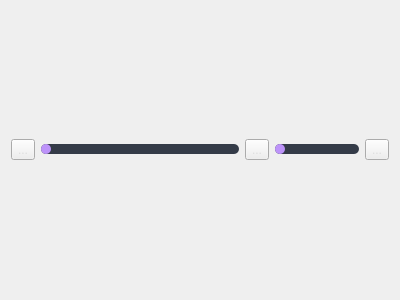
<?xml version="1.0" encoding="UTF-8"?>
<ui version="4.0">
 <class>VideoControls</class>
 <widget class="QWidget" name="VideoControls">
  <property name="geometry">
   <rect>
    <x>0</x>
    <y>0</y>
    <width>400</width>
    <height>300</height>
   </rect>
  </property>
  <property name="sizePolicy">
   <sizepolicy hsizetype="Maximum" vsizetype="Minimum">
    <horstretch>0</horstretch>
    <verstretch>0</verstretch>
   </sizepolicy>
  </property>
  <property name="windowTitle">
   <string>Form</string>
  </property>
  <property name="styleSheet">
   <string notr="true">/* /////////////////////////////////////////////////////////////////////////////////////////////////

SET APP STYLESHEET - FULL STYLES HERE
DARK THEME - DRACULA COLOR BASED

# BY: WANDERSON M.PIMENTA
# PROJECT MADE WITH: Qt Designer and PySide6
# V: 1.0.0
#
# This project can be used freely for all uses, as long as they maintain the
# respective credits only in the Python scripts, any information in the visual
# interface (GUI) can be modified without any implication.
#
# There are limitations on Qt licenses if you want to use your products
# commercially, I recommend reading them on the official website:
# https://doc.qt.io/qtforpython/licenses.html

///////////////////////////////////////////////////////////////////////////////////////////////// */


QWidget{
	color: rgb(221, 221, 221);
	font: 10pt &quot;Segoe UI&quot;;
}

/* /////////////////////////////////////////////////////////////////////////////////////////////////
Tooltip */
QToolTip {
	color: #ffffff;
	background-color: rgba(33, 37, 43, 180);
	border: 1px solid rgb(44, 49, 58);
	background-image: none;
	background-position: left center;
    background-repeat: no-repeat;
	border: none;
	border-left: 2px solid rgb(255, 121, 198);
	text-align: left;
	padding-left: 8px;
	margin: 0px;
}

/* /////////////////////////////////////////////////////////////////////////////////////////////////
Bg App */
#bgApp {
	background-color: rgb(40, 44, 52);
	border: 1px solid rgb(44, 49, 58);
}

/* /////////////////////////////////////////////////////////////////////////////////////////////////
Left Menu */
#leftMenuBg {
	background-color: rgb(33, 37, 43);
}
#topLogo {
	background-color: rgb(33, 37, 43);
	background-image: url(:/images/images/images/PyDracula.png);
	background-position: centered;
	background-repeat: no-repeat;
}
#titleLeftApp { font: 63 12pt &quot;Segoe UI Semibold&quot;; }
#titleLeftDescription { font: 8pt &quot;Segoe UI&quot;; color: rgb(189, 147, 249); }

/* MENUS */
#topMenu .QPushButton {
	background-position: left center;
    background-repeat: no-repeat;
	border: none;
	border-left: 22px solid transparent;
	background-color: transparent;
	text-align: left;
	padding-left: 44px;
}
#topMenu .QPushButton:hover {
	background-color: rgb(40, 44, 52);
}
#topMenu .QPushButton:pressed {
	background-color: rgb(189, 147, 249);
	color: rgb(255, 255, 255);
}
#bottomMenu .QPushButton {
	background-position: left center;
    background-repeat: no-repeat;
	border: none;
	border-left: 20px solid transparent;
	background-color:transparent;
	text-align: left;
	padding-left: 44px;
}
#bottomMenu .QPushButton:hover {
	background-color: rgb(40, 44, 52);
}
#bottomMenu .QPushButton:pressed {
	background-color: rgb(189, 147, 249);
	color: rgb(255, 255, 255);
}
#leftMenuFrame{
	border-top: 3px solid rgb(44, 49, 58);
}

/* Toggle Button */
#toggleButton {
	background-position: left center;
    background-repeat: no-repeat;
	border: none;
	border-left: 20px solid transparent;
	background-color: rgb(37, 41, 48);
	text-align: left;
	padding-left: 44px;
	color: rgb(113, 126, 149);
}
#toggleButton:hover {
	background-color: rgb(40, 44, 52);
}
#toggleButton:pressed {
	background-color: rgb(189, 147, 249);
}

/* Title Menu */
#titleRightInfo { padding-left: 10px; }


/* /////////////////////////////////////////////////////////////////////////////////////////////////
Extra Tab */
#extraLeftBox {
	background-color: rgb(44, 49, 58);
}
#extraTopBg{
	background-color: rgb(189, 147, 249)
}

/* Icon */
#extraIcon {
	background-position: center;
	background-repeat: no-repeat;
	background-image: url(:/icons/icon_settings.png);
}

/* Label */
#extraLabel { color: rgb(255, 255, 255); }

/* Btn Close */
#extraCloseColumnBtn { background-color: rgba(255, 255, 255, 0); border: none;  border-radius: 5px; }
#extraCloseColumnBtn:hover { background-color: rgb(196, 161, 249); border-style: solid; border-radius: 4px; }
#extraCloseColumnBtn:pressed { background-color: rgb(180, 141, 238); border-style: solid; border-radius: 4px; }

/* Extra Content */
#extraContent{
	border-top: 3px solid rgb(40, 44, 52);
}

/* Extra Top Menus */
#extraTopMenu .QPushButton {
background-position: left center;
    background-repeat: no-repeat;
	border: none;
	border-left: 22px solid transparent;
	background-color:transparent;
	text-align: left;
	padding-left: 44px;
}
#extraTopMenu .QPushButton:hover {
	background-color: rgb(40, 44, 52);
}
#extraTopMenu .QPushButton:pressed {
	background-color: rgb(189, 147, 249);
	color: rgb(255, 255, 255);
}

/* /////////////////////////////////////////////////////////////////////////////////////////////////
Content App */
#contentTopBg{
	background-color: rgb(33, 37, 43);
}
#contentBottom{
	border-top: 3px solid rgb(44, 49, 58);
}

/* Top Buttons */
#rightButtons .QPushButton { background-color: rgba(255, 255, 255, 0); border: none;  border-radius: 5px; }
#rightButtons .QPushButton:hover { background-color: rgb(44, 49, 57); border-style: solid; border-radius: 4px; }
#rightButtons .QPushButton:pressed { background-color: rgb(23, 26, 30); border-style: solid; border-radius: 4px; }

/* Theme Settings */
#extraRightBox { background-color: rgb(44, 49, 58); }
#themeSettingsTopDetail { background-color: rgb(189, 147, 249); }

/* Bottom Bar */
#bottomBar { background-color: rgb(44, 49, 58); }
#bottomBar QLabel { font-size: 11px; color: rgb(113, 126, 149); padding-left: 10px; padding-right: 10px; padding-bottom: 2px; }

/* CONTENT SETTINGS */
/* MENUS */
#contentSettings .QPushButton {
	background-position: left center;
    background-repeat: no-repeat;
	border: none;
	border-left: 22px solid transparent;
	background-color:transparent;
	text-align: left;
	padding-left: 44px;
}
#contentSettings .QPushButton:hover {
	background-color: rgb(40, 44, 52);
}
#contentSettings .QPushButton:pressed {
	background-color: rgb(189, 147, 249);
	color: rgb(255, 255, 255);
}

/* /////////////////////////////////////////////////////////////////////////////////////////////////
QTableWidget */
QTableWidget {
	background-color: transparent;
	padding: 10px;
	border-radius: 5px;
	gridline-color: rgb(44, 49, 58);
	border-bottom: 1px solid rgb(44, 49, 60);
}
QTableWidget::item{
	border-color: rgb(44, 49, 60);
	padding-left: 5px;
	padding-right: 5px;
	gridline-color: rgb(44, 49, 60);
}
QTableWidget::item:selected{
	background-color: rgb(189, 147, 249);
}
QHeaderView::section{
	background-color: rgb(33, 37, 43);
	max-width: 30px;
	border: 1px solid rgb(44, 49, 58);
	border-style: none;
    border-bottom: 1px solid rgb(44, 49, 60);
    border-right: 1px solid rgb(44, 49, 60);
}
QTableWidget::horizontalHeader {
	background-color: rgb(33, 37, 43);
}
QHeaderView::section:horizontal
{
    border: 1px solid rgb(33, 37, 43);
	background-color: rgb(33, 37, 43);
	padding: 3px;
	border-top-left-radius: 7px;
    border-top-right-radius: 7px;
}
QHeaderView::section:vertical
{
    border: 1px solid rgb(44, 49, 60);
}

/* /////////////////////////////////////////////////////////////////////////////////////////////////
LineEdit */
QLineEdit {
	background-color: rgb(33, 37, 43);
	border-radius: 5px;
	border: 2px solid rgb(33, 37, 43);
	padding-left: 10px;
	selection-color: rgb(255, 255, 255);
	selection-background-color: rgb(255, 121, 198);
}
QLineEdit:hover {
	border: 2px solid rgb(64, 71, 88);
}
QLineEdit:focus {
	border: 2px solid rgb(91, 101, 124);
}

/* /////////////////////////////////////////////////////////////////////////////////////////////////
PlainTextEdit */
QPlainTextEdit {
	background-color: rgb(27, 29, 35);
	border-radius: 5px;
	padding: 10px;
	selection-color: rgb(255, 255, 255);
	selection-background-color: rgb(255, 121, 198);
}
QPlainTextEdit  QScrollBar:vertical {
    width: 8px;
 }
QPlainTextEdit  QScrollBar:horizontal {
    height: 8px;
 }
QPlainTextEdit:hover {
	border: 2px solid rgb(64, 71, 88);
}
QPlainTextEdit:focus {
	border: 2px solid rgb(91, 101, 124);
}

/* /////////////////////////////////////////////////////////////////////////////////////////////////
ScrollBars */
QScrollBar:horizontal {
    border: none;
    background: rgb(52, 59, 72);
    height: 8px;
    margin: 0px 21px 0 21px;
	border-radius: 0px;
}
QScrollBar::handle:horizontal {
    background: rgb(189, 147, 249);
    min-width: 25px;
	border-radius: 4px
}
QScrollBar::add-line:horizontal {
    border: none;
    background: rgb(55, 63, 77);
    width: 20px;
	border-top-right-radius: 4px;
    border-bottom-right-radius: 4px;
    subcontrol-position: right;
    subcontrol-origin: margin;
}
QScrollBar::sub-line:horizontal {
    border: none;
    background: rgb(55, 63, 77);
    width: 20px;
	border-top-left-radius: 4px;
    border-bottom-left-radius: 4px;
    subcontrol-position: left;
    subcontrol-origin: margin;
}
QScrollBar::up-arrow:horizontal, QScrollBar::down-arrow:horizontal
{
     background: none;
}
QScrollBar::add-page:horizontal, QScrollBar::sub-page:horizontal
{
     background: none;
}
 QScrollBar:vertical {
	border: none;
    background: rgb(52, 59, 72);
    width: 8px;
    margin: 21px 0 21px 0;
	border-radius: 0px;
 }
 QScrollBar::handle:vertical {
	background: rgb(189, 147, 249);
    min-height: 25px;
	border-radius: 4px
 }
 QScrollBar::add-line:vertical {
     border: none;
    background: rgb(55, 63, 77);
     height: 20px;
	border-bottom-left-radius: 4px;
    border-bottom-right-radius: 4px;
     subcontrol-position: bottom;
     subcontrol-origin: margin;
 }
 QScrollBar::sub-line:vertical {
	border: none;
    background: rgb(55, 63, 77);
     height: 20px;
	border-top-left-radius: 4px;
    border-top-right-radius: 4px;
     subcontrol-position: top;
     subcontrol-origin: margin;
 }
 QScrollBar::up-arrow:vertical, QScrollBar::down-arrow:vertical {
     background: none;
 }

 QScrollBar::add-page:vertical, QScrollBar::sub-page:vertical {
     background: none;
 }

/* /////////////////////////////////////////////////////////////////////////////////////////////////
CheckBox */
QCheckBox::indicator {
    border: 3px solid rgb(52, 59, 72);
	width: 15px;
	height: 15px;
	border-radius: 10px;
    background: rgb(44, 49, 60);
}
QCheckBox::indicator:hover {
    border: 3px solid rgb(58, 66, 81);
}
QCheckBox::indicator:checked {
    background: 3px solid rgb(52, 59, 72);
	border: 3px solid rgb(52, 59, 72);
	background-image: url(:/icons/cil-check-alt.png);
}

/* /////////////////////////////////////////////////////////////////////////////////////////////////
RadioButton */
QRadioButton::indicator {
    border: 3px solid rgb(52, 59, 72);
	width: 15px;
	height: 15px;
	border-radius: 10px;
    background: rgb(44, 49, 60);
}
QRadioButton::indicator:hover {
    border: 3px solid rgb(58, 66, 81);
}
QRadioButton::indicator:checked {
    background: 3px solid rgb(94, 106, 130);
	border: 3px solid rgb(52, 59, 72);
}

/* /////////////////////////////////////////////////////////////////////////////////////////////////
ComboBox */
QComboBox{
	background-color: rgb(27, 29, 35);
	border-radius: 5px;
	border: 2px solid rgb(33, 37, 43);
	padding: 5px;
	padding-left: 10px;
}
QComboBox:hover{
	border: 2px solid rgb(64, 71, 88);
}
QComboBox::drop-down {
	subcontrol-origin: padding;
	subcontrol-position: top right;
	width: 25px;
	border-left-width: 3px;
	border-left-color: rgba(39, 44, 54, 150);
	border-left-style: solid;
	border-top-right-radius: 3px;
	border-bottom-right-radius: 3px;
	background-image: url(:/icons/cil-arrow-bottom.png);
	background-position: center;
	background-repeat: no-reperat;
 }
QComboBox QAbstractItemView {
	color: rgb(255, 121, 198);
	background-color: rgb(33, 37, 43);
	padding: 10px;
	selection-background-color: rgb(39, 44, 54);
}

/* /////////////////////////////////////////////////////////////////////////////////////////////////
Sliders */
QSlider::groove:horizontal {
    border-radius: 5px;
    height: 10px;
	margin: 0px;
	background-color: rgb(52, 59, 72);
}
QSlider::groove:horizontal:hover {
	background-color: rgb(55, 62, 76);
}
QSlider::handle:horizontal {
    background-color: rgb(189, 147, 249);
    border: none;
    height: 10px;
    width: 10px;
    margin: 0px;
	border-radius: 5px;
}
QSlider::handle:horizontal:hover {
    background-color: rgb(195, 155, 255);
}
QSlider::handle:horizontal:pressed {
    background-color: rgb(255, 121, 198);
}

QSlider::groove:vertical {
    border-radius: 5px;
    width: 10px;
    margin: 0px;
	background-color: rgb(52, 59, 72);
}
QSlider::groove:vertical:hover {
	background-color: rgb(55, 62, 76);
}
QSlider::handle:vertical {
    background-color: rgb(189, 147, 249);
	border: none;
    height: 10px;
    width: 10px;
    margin: 0px;
	border-radius: 5px;
}
QSlider::handle:vertical:hover {
    background-color: rgb(195, 155, 255);
}
QSlider::handle:vertical:pressed {
    background-color: rgb(255, 121, 198);
}

/* /////////////////////////////////////////////////////////////////////////////////////////////////
CommandLinkButton */
QCommandLinkButton {
	color: rgb(255, 121, 198);
	border-radius: 5px;
	padding: 5px;
}
QCommandLinkButton:hover {
	color: rgb(255, 170, 255);
	background-color: rgb(44, 49, 60);
}
QCommandLinkButton:pressed {
	color: rgb(189, 147, 249);
	background-color: rgb(52, 58, 71);
}

/* /////////////////////////////////////////////////////////////////////////////////////////////////
Button */
#pagesContainer QPushButton {
	border: 2px solid rgb(52, 59, 72);
	border-radius: 5px;
	background-color: rgb(52, 59, 72);
}
#pagesContainer QPushButton:hover {
	background-color: rgb(57, 65, 80);
	border: 2px solid rgb(61, 70, 86);
}
#pagesContainer QPushButton:pressed {
	background-color: rgb(35, 40, 49);
	border: 2px solid rgb(43, 50, 61);
}
#title_bar {
    background-color: #21252e;
}


QToolButton:checked {
    background-color: rgb(52, 59, 72)
    border: none;
}</string>
  </property>
  <layout class="QHBoxLayout" name="horizontalLayout_2">
   <item>
    <layout class="QHBoxLayout" name="horizontalLayout">
     <item>
      <widget class="QToolButton" name="playBtn">
       <property name="text">
        <string>...</string>
       </property>
       <property name="icon">
        <iconset resource="../resources/resources.qrc">
         <normaloff>:/icons/cil-media-play.png</normaloff>
         <normalon>:/icons/cil-media-pause.png</normalon>:/icons/cil-media-play.png</iconset>
       </property>
      </widget>
     </item>
     <item>
      <widget class="QSlider" name="posSlider">
       <property name="pageStep">
        <number>5</number>
       </property>
       <property name="orientation">
        <enum>Qt::Orientation::Horizontal</enum>
       </property>
      </widget>
     </item>
     <item>
      <widget class="QToolButton" name="volBtn">
       <property name="text">
        <string>...</string>
       </property>
       <property name="icon">
        <iconset resource="../resources/resources.qrc">
         <normaloff>:/icons/cil-volume-off.png</normaloff>
         <normalon>:/icons/cil-volume-high.png</normalon>:/icons/cil-volume-off.png</iconset>
       </property>
      </widget>
     </item>
     <item>
      <widget class="QSlider" name="volSlider">
       <property name="sizePolicy">
        <sizepolicy hsizetype="Preferred" vsizetype="Fixed">
         <horstretch>0</horstretch>
         <verstretch>0</verstretch>
        </sizepolicy>
       </property>
       <property name="maximum">
        <number>100</number>
       </property>
       <property name="orientation">
        <enum>Qt::Orientation::Horizontal</enum>
       </property>
      </widget>
     </item>
     <item>
      <widget class="QToolButton" name="fsBtn">
       <property name="text">
        <string>...</string>
       </property>
       <property name="icon">
        <iconset resource="../resources/resources.qrc">
         <normaloff>:/icons/icon_maximize.png</normaloff>:/icons/icon_maximize.png</iconset>
       </property>
      </widget>
     </item>
    </layout>
   </item>
  </layout>
 </widget>
 <resources>
  <include location="../resources/resources.qrc"/>
 </resources>
 <connections/>
</ui>
